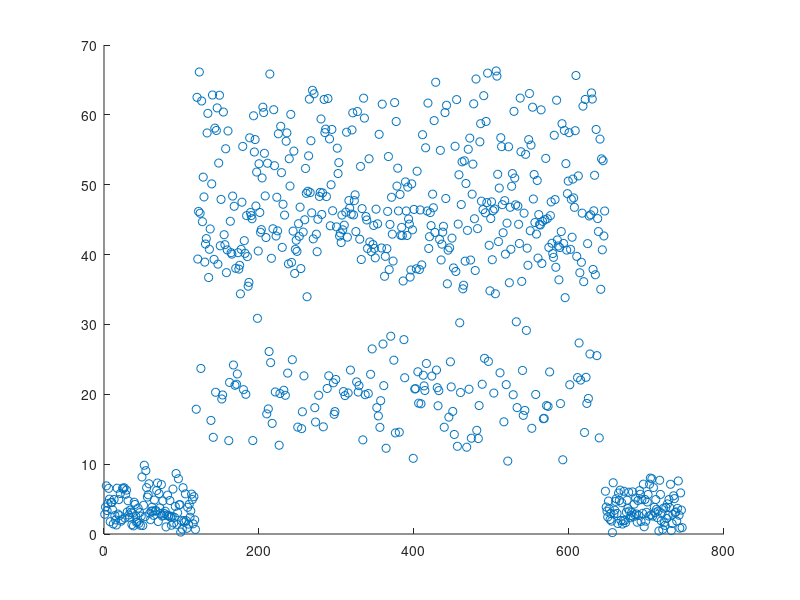
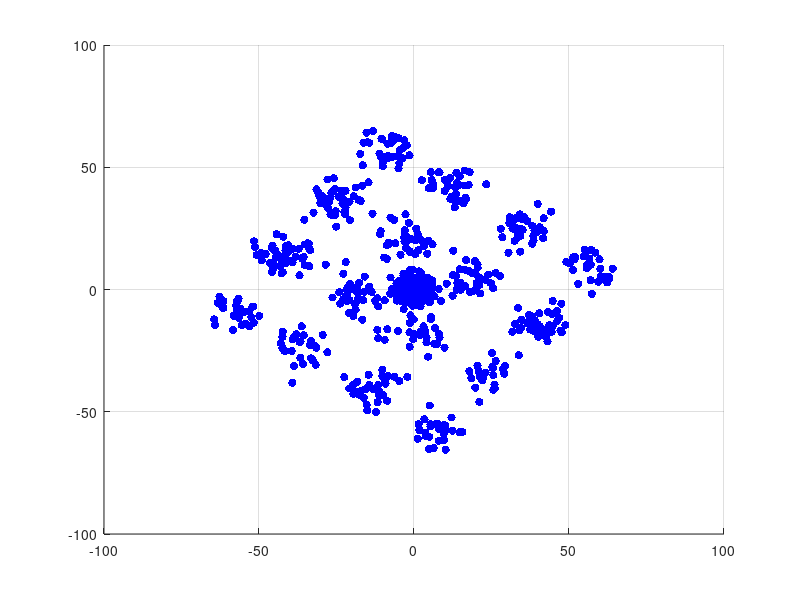

Reproduce these figures in MATLAB, in order. (Note: this script raises an error after producing the figures.)
clear all

load('hw4_prob2.mat');

% what do you mean?

% sample sin and cos value


% y_pb_low_SNR_amp = zeros(1,length(y_pb_low_SNR));
% % channel length modulation
% for i = 1:length(y_pb_low_SNR)
%     real_val = real(y_pb_low_SNR(i));
%     imag_val = imag(y_pb_low_SNR(i));
%     temp_amp = sqrt((real_val^2)+(imag_val^2));
% 
%     if imag_val > 0
%         y_pb_low_SNR_amp(i) = temp_amp;
%     else
%         y_pb_low_SNR_amp(i) = -temp_amp;
%     end
% 
% end
% 
% plot(y_pb_low_SNR_amp);
% 
% 
% 
% y_pb_high_SNR_amp = zeros(1,length(y_pb_high_SNR));
% % channel length modulation
% for i = 1:length(y_pb_high_SNR)
%     real_val_high = real(y_pb_high_SNR(i));
%     imag_val_high = imag(y_pb_high_SNR(i));
%     temp_amp_high = sqrt((real_val_high^2)+(imag_val_high^2));
% 
%     if imag_val_high > 0
%         y_pb_high_SNR_amp(i) = temp_amp_high;
%     else
%         y_pb_high_SNR_amp(i) = -temp_amp_high;
%     end
% 
% end

% figure(2);
% plot(y_pb_high_SNR_amp);


% y_pb_high_SNR = 

% frequency down conversion

% real_high_snr = real(y_pb_high_SNR);
% imag_high_snr = imag(y_pb_high_SNR_amp);

% Generate a local oscillator signal at the downconversion frequency
Fs = 12e6;  % Sampling frequency
fc = 3.2e6;   % Downconversion frequency
t_high_SNR = 0:1/Fs:2;  % Time vector
t_high_SNR = t_high_SNR(1:length(y_pb_high_SNR));
Down_convert_sin = sin(2*pi*fc*t_high_SNR);
Down_convert_cos = cos(2*pi*fc*t_high_SNR);
Down_convert_complex = Down_convert_cos - 1i*Down_convert_sin;

Down_convert_result = y_pb_high_SNR .* Down_convert_complex;

% figure(1);
% subplot(2,1,1);
% plot(real(y_pb_high_SNR));
% subplot(2,1,2);
% plot(imag(y_pb_high_SNR));



% Down_convert_result_Lp = lowpass(Down_convert_result,fc,Fs);

% lpf = designfilt('lowpassfir', 'FilterOrder', 8, ...
%     'PassbandFrequency', fc, 'DesignMethod', 'butter', ...
%     'SampleRate', Fs);

order = 8;  % Filter order
cutoff_frequency = 4e5; % 3.2e6;  % Cutoff frequency in Hz

% Design a low-pass Butterworth filter using the butter function
[b, a] = butter(order, cutoff_frequency/(Fs/2), 'low');

Down_convert_result_Lp = filter(b,a, Down_convert_result);
% figure;
% scatter(real(Down_convert_result_Lp), imag(Down_convert_result_Lp), 'b', 'filled');
% grid on;

% figure(2);
% subplot(2,1,1);
% plot(real(Down_convert_result));
% subplot(2,1,2);
% plot(imag(Down_convert_result));
% 
% 
% figure(3);
% subplot(2,1,1);
% plot(real(Down_convert_result_Lp));
% subplot(2,1,2);
% plot(imag(Down_convert_result_Lp));



% matched filtering: rectangle pulse
T_sym = 1/300000;
Ts = 1/12000000;

% matched_filter = (1/sqrt(T_sym)) * ones([1,T_sym/Ts]);
matched_filter = ones([1,T_sym/Ts]);

matched_filter_result = conv(Down_convert_result_Lp,matched_filter);

% matched_filter_result_cut = matched_filter_result(20:(29873-20));
% down_sampled_v1 = matched_filter_result_cut(21:40:length(matched_filter_result_cut));
down_sampled_v2 = matched_filter_result(40:40:length(matched_filter_result));
% down_sampled_v3 = matched_filter_result(1:40:length(matched_filter_result));

% figure(1);
% subplot(2,1,1);
% plot(abs(real(matched_filter_result)));
% subplot(2,1,2);
% plot(abs(imag(matched_filter_result)));
% 
% 
% figure(2);
% subplot(2,1,1);
% plot(abs(real(down_sampled_v2)));
% subplot(2,1,2);
% plot(abs(imag(down_sampled_v2)));


arsenal = down_sampled_v2;% (120:646);
t = 1:length(down_sampled_v2);
figure(1);
scatter(t,abs(down_sampled_v2));

% synchronization and channel estimation

% QAM demapping
% value = [3*sqrt(1/10) sqrt(1/10) -sqrt(1/10) -3*sqrt(1/10)];
% 
% A = []

figure(2);
scatter(real(arsenal), imag(arsenal), 'b', 'filled');
grid on; 

% Demodulate the received signal
SymMap = [2 3 1 0 6 7 5 4 14 15 13 12 10 11 9 8];

% demodulated_preamble = qamdemod(preamble, 16, SymMap, 'UnitAveragePower', true);
demodulated_preamble = demod(preamble);

index = 1;
start = 1;
while index < length(down_sampled_v2)
    temp_abs = abs(down_sampled_v2(index));
    if (temp_abs > 10)
        start = index;
        break;
    end
    index = index + 1;
end

scrambled_message_symbols = down_sampled_v2(119:(119+512+16-1));

channel_h = scrambled_message_symbols(1:16)./preamble;

mean_channel_h = mean(channel_h);

rotate_back_value = scrambled_message_symbols/mean_channel_h;
figure(5);
scatter(real(rotate_back_value),imag(rotate_back_value))


demodulated_message = demod(rotate_back_value);
% demodulated_message = qamdemod(rotate_back_value,16,SymMap,'UnitAveragePower',true);

message_symbols = [];
for idx = 1:4:2048
    decValue = bin2dec(num2str(message_bits(idx:(idx+3))));
    message_symbols = [message_symbols,decValue];
end

original_message = [demodulated_preamble,message_symbols];

match = 0;
wrong_idx = [];

for i = 1:length(original_message)
    if original_message(i) == demodulated_message(i)
        match = match + 1;
    else 
        wrong_idx = [wrong_idx,i];
    end
end

% after = xcorr(down_sampled_v2);
% t_after = 1:length(after);
% figure(3);
% scatter(t_after,min(abs(after),10000));


%%

clear all

load('hw4_prob2.mat');

% frequency down conversion

% Generate a local oscillator signal at the downconversion frequency
Fs = 12e6;  % Sampling frequency
fc = 3.2e6;   % Downconversion frequency
t_low_SNR = 0:1/Fs:2;  % Time vector
t_low_SNR = t_low_SNR(1:length(y_pb_low_SNR));
Down_convert_sin = sin(2*pi*fc*t_low_SNR);
Down_convert_cos = cos(2*pi*fc*t_low_SNR);
Down_convert_complex = Down_convert_cos - 1i*Down_convert_sin;

% Down_convert_complex = exp(-1i*2*pi*fc*t_low_SNR);

Down_convert_result = y_pb_low_SNR .* Down_convert_complex;

% figure(1);
% subplot(2,1,1);
% plot(real(y_pb_high_SNR));
% subplot(2,1,2);
% plot(imag(y_pb_high_SNR));

order = 8;  % Filter order
cutoff_frequency = 3.6e5; % 3.2e6;  % Cutoff frequency in Hz

% Design a low-pass Butterworth filter using the butter function
[b, a] = butter(order, cutoff_frequency/(Fs/2), 'low');

Down_convert_result_Lp = filter(b,a, Down_convert_result);
% figure;
% scatter(real(Down_convert_result_Lp), imag(Down_convert_result_Lp), 'b', 'filled');
% grid on;

% figure(2);
% subplot(2,1,1);
% plot(real(Down_convert_result));
% subplot(2,1,2);
% plot(imag(Down_convert_result));
% 
% 
% figure(3);
% subplot(2,1,1);
% plot(abs(real(Down_convert_result_Lp)));
% subplot(2,1,2);
% plot(abs(imag(Down_convert_result_Lp)));



% matched filtering: rectangle pulse
T_sym = 1/300000;
Ts = 1/12000000;

% matched_filter = (1/sqrt(T_sym)) * ones([1,T_sym/Ts]);
matched_filter = ones([1,T_sym/Ts]);

matched_filter_result = conv(Down_convert_result_Lp,matched_filter)./40;

down_sampled_v2 = matched_filter_result(24:40:length(matched_filter_result));

% figure(1);
% subplot(2,1,1);
% plot(abs(real(matched_filter_result)));
% subplot(2,1,2);
% plot(abs(imag(matched_filter_result)));
% 

figure(1);
subplot(2,1,1);
plot(abs(real(down_sampled_v2)));
subplot(2,1,2);
plot(abs(imag(down_sampled_v2)));

% synchronization and channel estimation

% figure(2);
% scatter(real(down_sampled_v2), imag(down_sampled_v2), 'b', 'filled');
% grid on; 

% Demodulate the received signal


% index = 1;
% start = 1;
% while index < length(down_sampled_v2)
%     temp_abs = abs(down_sampled_v2(index));
%     if (temp_abs > 10)
%         start = index;
%         break;
%     end
%     index = index + 1;
% end

start = 55;

scrambled_message_symbols = down_sampled_v2(start:(start+512+16-1));

% obtain flat fading channel h
channel_h = scrambled_message_symbols(1:16)./preamble;
mean_channel_h = mean(channel_h);
% mean_channel_h = 40*(-0.2724 - 0.6880i);

% 0.74*exp(j*2*pi*1.69)

% convert back to original symbol level
rotate_back_value = scrambled_message_symbols/mean_channel_h; % ./exp(2*pi*0*1i)/1.05;
figure(3);
scatter(real(rotate_back_value),imag(rotate_back_value),'b', 'filled')

% demodulated_message = qamdemod(rotate_back_value,16,SymMap,'UnitAveragePower',true);

% SymMap = [2 3 1 0 6 7 5 4 14 15 13 12 10 11 9 8];
% demodulated_preamble = qamdemod(preamble, 16, SymMap, 'UnitAveragePower', true);
demodulated_preamble = demod(preamble);

demodulated_message = demod(rotate_back_value);

message_symbols = [];
for idx = 1:4:2048
    decValue = bin2dec(num2str(message_bits(idx:(idx+3))));
    message_symbols = [message_symbols,decValue];
end

original_message = [demodulated_preamble,message_symbols];

match = 0;
wrong_idx = [];

for i = 1:length(original_message)
    if original_message(i) == demodulated_message(i)
        match = match + 1;
    else 
        wrong_idx = [wrong_idx,i];
    end
end



%%
function output = demod(input_symbol_vec)
    symbol_map = [-3-3i -3-1i -3+3i -3+1i -1-3i -1-1i -1+3i -1+1i 3-3i 3-1i 3+3i 3+1i 1-3i 1-1i 1+3i 1+1i];
    symbol_map = symbol_map * (1/sqrt(10));

    output = zeros(1,length(input_symbol_vec));
    
    for idx = 1:length(input_symbol_vec)
        % output(idx) = min(abs(input_symbol_vec(idx)-symbol_map));
        
        [~, index] = min(abs(input_symbol_vec(idx) - symbol_map));
        output(idx) = index-1;
    end
   
end
















